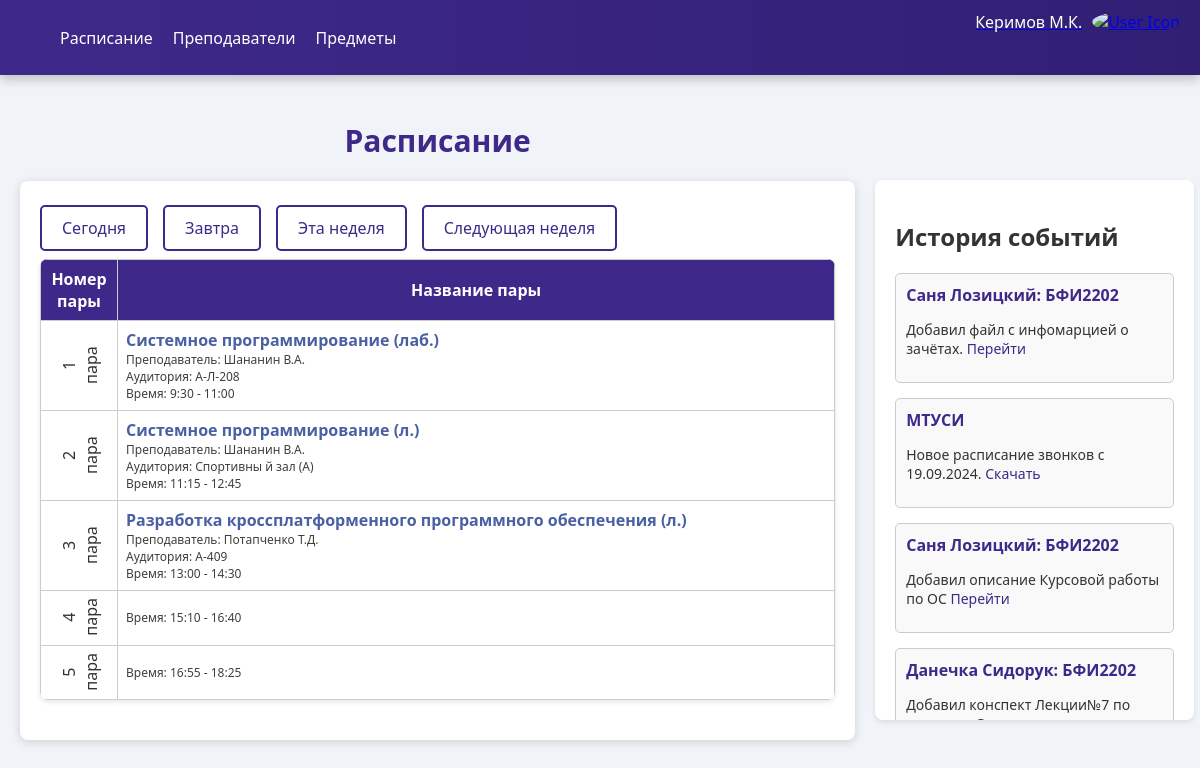
Page /schedule/today/ (signed in) on the committed database.
### subjects/models.py (models this page shows, shortened)
class Subject(models.Model):
    name = models.CharField(
        max_length=CHAR_FIELD_MAX_LENGTH,
        verbose_name='Название')
    type = models.CharField(
        max_length=CHAR_FIELD_MAX_LENGTH,
        verbose_name='Тип сдачи',
        default='зачет')
    course_work = models.CharField(
        max_length=CHAR_FIELD_MAX_LENGTH,
        verbose_name='Курсовая работа',
        default='нет')
    class Meta:
        verbose_name = 'Предмет'
        verbose_name_plural = 'Предметы'
        ordering = ("name",)
        constraints = [
            models.UniqueConstraint(
                fields=["name"], name="unique_subject_name"
            )
        ]

### schedule/models.py (models this page shows, shortened)
class Schedule(models.Model):
    type = models.CharField(
        verbose_name="Тип заниятия",
        null=True,
        max_length=CHAR_FIELD_MAX_LENGTH
    )
    until_week = models.PositiveSmallIntegerField(
        verbose_name="До какой недели",
        default=17,
    )
    from_week = models.PositiveSmallIntegerField(
        verbose_name="С какой недели",
        default=1,
    )
    group = models.ForeignKey(Group,
        on_delete=models.CASCADE,
        related_name='schedules'
        )
    subject = models.ForeignKey(Subject,
        null=True,
        on_delete=models.SET_NULL,
        related_name='schedules'
        )
    classroom = models.CharField(
        null=True,
        max_length=CHAR_FIELD_MAX_LENGTH,
        verbose_name="Аудитория",
        )
    week_type = models.CharField(
        verbose_name="Вид недели",
        choices=WeekType.choices,
        default=WeekType.UNEVEN,
        max_length=CHAR_FIELD_MAX_LENGTH
    )
    week_day = models.CharField(
        verbose_name="День недели",
        choices=Week.choices,
        default=Week.MONDAY,
        max_length=CHAR_FIELD_MAX_LENGTH
    )
    order = models.CharField(
        verbose_name="Какая пара",
        choices=Order.choices,
        default=Order.FIRST,
        max_length=CHAR_FIELD_MAX_LENGTH
    )
    class Meta:
        verbose_name = 'Расписание'
        verbose_name_plural = 'Расписании'
        constraints = [
            models.UniqueConstraint(
                fields=["group", "order", "week_day", "week_type"],
                name="one_per_group"
            )
        ]

### teachers/models.py (models this page shows, shortened)
class Teacher(models.Model):
    first_name = models.CharField(
        max_length=CHAR_FIELD_MAX_LENGTH,
        verbose_name='Имя')
    last_name = models.CharField(
        max_length=CHAR_FIELD_MAX_LENGTH,
        verbose_name='Фамилия')
    patronimic = models.CharField(
        max_length=CHAR_FIELD_MAX_LENGTH,
        verbose_name='Отчество')
    bio = models.TextField(
        verbose_name='Текст')
    image = models.ImageField('Фото', default="img/teachers/no_content.jpg", upload_to='img/teachers')
    experience = models.SmallIntegerField(default=1, verbose_name='Опыт')
    class Meta:
        verbose_name = 'Преподаватель'
        verbose_name_plural = 'Преподаватели'
        ordering = ("last_name",)

### schedule/views.py (the view)
# urls.py: path('schedule/', include('schedule.urls', namespace='schedule')),
@login_required
def schedule(request, type=None):
    lessons = {}
    template = 'schedule/schedule.html'
    today = datetime.datetime.now()
    week = today.isocalendar()[1] - datetime.date(2024, 9, 1).isocalendar()[1]
    if type == 'today' or not type:
        lessons = get_schedule(today.weekday(), week)
    if type == 'tomorrow':
        lessons = get_schedule((today + datetime.timedelta(days=1)).weekday(), week)
    if type == 'week':
        for i in range(0,6):
            lessons[i] = (get_schedule(i, week))
    if type == 'next_week':
        for i in range(0,6):
            lessons[i] = (get_schedule(i, week + 1))
    context = {'lessons': lessons}
    return render(request, template, context)

### schedule/views.py (called while the page is built)
def get_schedule(week_day, week):
    week_type='even'
    if week % 2 == 0:
        week_type='uneven'
    day_schedule = Schedule.objects.filter(group__name='БФИ2202', week_type=week_type, week_day=week_day)
    lessons = []
    for i in range(1,6):
        lesson = day_schedule.filter(order=i, until_week__gte=week, from_week__lte=week).first()
        if lesson:
            lessons.append({
                'order': i,
                'time': TIME[i-1],
                'teacher': TeacherSubject.objects.filter(subject=lesson.subject.id).first().teacher.last_name,
                'classroom': lesson.classroom,
                'type': lesson.type,
                'subject': lesson.subject.name})
        else:
            lessons.append({
                'order': i,
                'time': TIME[i-1],
                'subject': ''})
    return lessons

### templates/schedule/schedule.html (shortened to what this page needs)
{% extends "base.html" %}
{% load static %}
{% block css %}
    <link rel="stylesheet" type="text/css" href="{% static 'css/schedule.css' %}">
{% endblock %}
{% block content %}
        <section class="schedule">
            <h2 class="schedule-title">Расписание</h2>
            <div class="schedule-container">
                <nav class="schedule-nav">
                    <ul>
                        <li><a href="{% url 'schedule:show_schedule' type='today' %}">Сегодня</a></li>
                        <li><a href="{% url 'schedule:show_schedule' type='tomorrow' %}">Завтра</a></li>
                        <li><a href="{% url 'schedule:show_schedule' type='week' %}">Эта неделя</a></li>
                        <li><a href="{% url 'schedule:show_schedule' type='next_week' %}">Следующая неделя</a></li>
                    </ul>
                </nav>
                {% if request.path != '/schedule/week/' and  request.path != '/schedule/next_week/'%}
                <table>
                    <thead>
                        <tr>
                            <th class="number-header">Номер пары</th>
                            <th>Название пары</th>
                        </tr>
                    </thead>
                    <tbody>
                        {%for lesson in lessons%}
                        {% include "includes/table.html" %}
                        {% endfor %}
                    </tbody>
                </table>
                {% endif %}
            </div>
        </section>
        <aside class="history">
            <h2>История событий</h2>
            <div class="history-item">
                <h3>Саня Лозицкий: БФИ2202</h3>
                <p>Добавил файл с инфомарцией о зачётах. <a href="#">Перейти</a></p>
            </div>
            <div class="history-item">
                <h3>МТУСИ</h3>
                <p>Новое расписание звонков с 19.09.2024. <a href="#">Скачать</a></p>
            </div>
            <div class="history-item">
                <h3>Саня Лозицкий: БФИ2202</h3>
                <p>Добавил описание Курсовой работы по ОС <a href="#">Перейти</a></p>
            </div>
            <div class="history-item new-block">
                <h3>Данечка Сидорук: БФИ2202</h3>
                <p>Добавил конспект Лекции№7 по предмету Системное программирование </p>
            </div>
        </aside>
{% endblock %}

### templates/includes/table.html
{% load static %}
    <tr>
        <td class="number-cell">{{lesson.order}}<br>пара</td>
        <td>
            {%if lesson.subject%}
            <div class="pair-title">{{lesson.subject}}({{lesson.type}})</div>
            {%endif%}
            <div class="pair-info">
                {%if lesson.subject%}
                Преподаватель: {{lesson.teacher}}
                <br>Аудитория: {{lesson.classroom}}<br>
                {%endif%}
                Время: {{lesson.time}}
            </div>
        </td>
    </tr>

### static_dev/css/schedule.css (style rules this page uses)
body { font-family: 'Segoe UI', Tahoma, Geneva, Verdana, sans-serif; margin: 0; padding: 0; background-color: #f0f4f8; color: #333; }
.schedule { flex: 0 0 72%; margin-right: 20px; }
.schedule-title { font-size: 30px; font-weight: bold; color: #3e298a; margin-bottom: 20px; text-align: center; }
.schedule-container { background-color: #fff; border-radius: 8px; padding: 20px; box-shadow: 0 2px 10px rgba(0, 0, 0, 0.15); }
.schedule-nav ul { display: flex; gap: 15px; margin-bottom: 20px; list-style-type: none; padding: 0; }
.schedule-nav a { text-decoration: none; color: #3e298a; background-color: white; border: 2px solid #3e298a; padding: 10px 20px; border-radius: 5px; transition: background-color 0.3s, color 0.3s; }
table { width: 100%; margin: 20px 0; border-collapse: collapse; box-shadow: 0 2px 5px rgba(0, 0, 0, 0.1); border-radius: 8px; overflow: hidden; }
th, td { padding: 8px; text-align: left; border: 1px solid #ccc; transition: background-color 0.3s; vertical-align: middle; }
th { background-color: #3e298a; color: white; font-weight: bold; text-align: center; }
.number-header { width: 60px; text-align: center; }
.number-cell { writing-mode: vertical-rl; transform: rotate(180deg); text-align: center; vertical-align: middle; font-size: 16px; }
td { font-size: 14px; color: #333; }
td .pair-title { font-size: 16px; font-weight: bold; color: #4a60a4; }
td .pair-info { font-size: 12px; color: #3f3f3f; display: flex; flex-direction: column; justify-content: center; }
tbody tr { transition: transform 0.2s; }
.history { margin-top:85px; flex: 0 0 24%; background-color: #fff; border-radius: 8px; padding: 20px; box-shadow: 0 2px 5px rgba(0, 0, 0, 0.1); height: 500px; overflow-y: auto; display: flex; flex-direction: column; justify-content: space-between; }
.history-item { background-color: #f9f9f9; border: 1px solid #ccc; border-radius: 5px; padding: 10px; margin-bottom: 15px; transition: background-color 0.3s, transform 0.3s; }
.history-item h3 { margin: 0 0 10px; color: #3e298a; font-size: 16px; font-weight: bold; }
.history-item p { color: #333; font-size: 14px; }
.history-item a { color: #3e298a; text-decoration: none; transition: color 0.3s; }

### rows in the picture
Subject: subject "Системное программирование" "Системное программирование"
Schedule: type "лаб.", classroom "А-Л-208"
Teacher: teacher "Шананин В.А." "Шананин В.А."
Schedule: type "л.", classroom "Спортивны й зал (А)"
Subject: subject "Разработка кроссплатформенного программного обеспечения"
Schedule: type "л.", classroom "А-409"
Teacher: teacher "Потапченко Т.Д."

### other values in the picture
{{ lesson.order }} "1" "2" "3" "4" "5"
{{ lesson.time }} "9:30 - 11:00" "11:15 - 12:45" "13:00 - 14:30" "15:10 - 16:40" "16:55 - 18:25"
